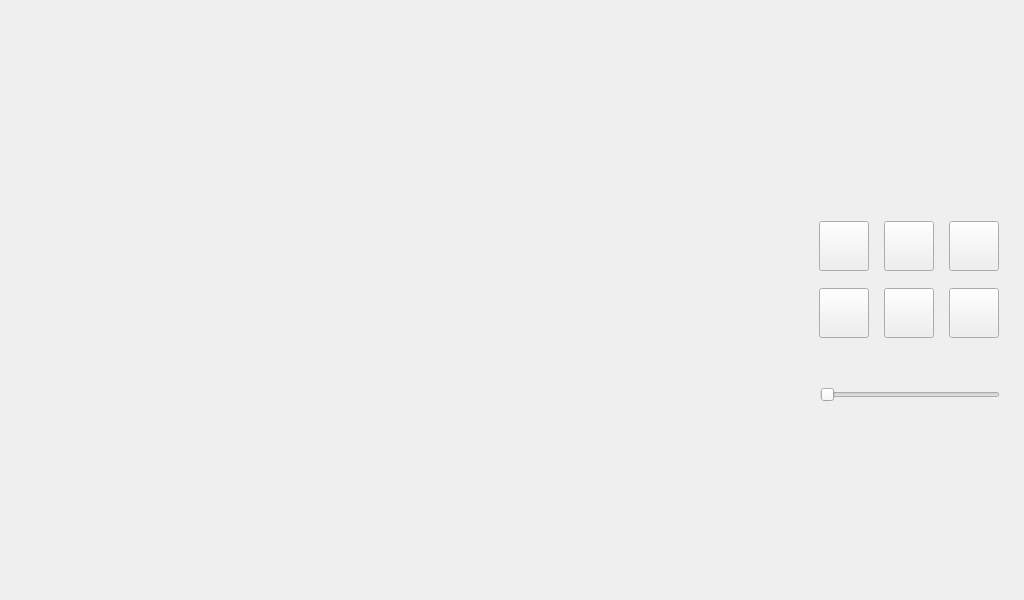
<?xml version="1.0" encoding="UTF-8"?>
<ui version="4.0">
 <class>ImageDecoration2</class>
 <widget class="QWidget" name="ImageDecoration2">
  <property name="geometry">
   <rect>
    <x>0</x>
    <y>0</y>
    <width>1024</width>
    <height>600</height>
   </rect>
  </property>
  <property name="windowTitle">
   <string>Form</string>
  </property>
  <widget class="QLabel" name="label">
   <property name="geometry">
    <rect>
     <x>0</x>
     <y>0</y>
     <width>1024</width>
     <height>600</height>
    </rect>
   </property>
   <property name="text">
    <string/>
   </property>
   <property name="pixmap">
    <pixmap resource="../../../../../../nfsroot/images/images.qrc">:/images/imagedecoration.png</pixmap>
   </property>
  </widget>
  <widget class="QPushButton" name="saveButton">
   <property name="geometry">
    <rect>
     <x>825</x>
     <y>510</y>
     <width>168</width>
     <height>56</height>
    </rect>
   </property>
   <property name="text">
    <string/>
   </property>
   <property name="icon">
    <iconset resource="../../../../../../nfsroot/images/images.qrc">
     <normaloff>:/images/paintdonebtn.png</normaloff>:/images/paintdonebtn.png</iconset>
   </property>
   <property name="iconSize">
    <size>
     <width>168</width>
     <height>56</height>
    </size>
   </property>
   <property name="flat">
    <bool>true</bool>
   </property>
  </widget>
  <widget class="QPushButton" name="undoButton">
   <property name="geometry">
    <rect>
     <x>825</x>
     <y>440</y>
     <width>80</width>
     <height>56</height>
    </rect>
   </property>
   <property name="text">
    <string/>
   </property>
   <property name="icon">
    <iconset resource="../../../../../../nfsroot/images/images.qrc">
     <normaloff>:/images/undo.png</normaloff>:/images/undo.png</iconset>
   </property>
   <property name="iconSize">
    <size>
     <width>80</width>
     <height>56</height>
    </size>
   </property>
   <property name="flat">
    <bool>true</bool>
   </property>
  </widget>
  <widget class="QPushButton" name="resetButton">
   <property name="geometry">
    <rect>
     <x>913</x>
     <y>440</y>
     <width>80</width>
     <height>56</height>
    </rect>
   </property>
   <property name="text">
    <string/>
   </property>
   <property name="icon">
    <iconset resource="../../../../../../nfsroot/images/images.qrc">
     <normaloff>:/images/reset.png</normaloff>:/images/reset.png</iconset>
   </property>
   <property name="iconSize">
    <size>
     <width>80</width>
     <height>56</height>
    </size>
   </property>
   <property name="flat">
    <bool>true</bool>
   </property>
  </widget>
  <widget class="QWidget" name="gridLayoutWidget">
   <property name="geometry">
    <rect>
     <x>810</x>
     <y>210</y>
     <width>200</width>
     <height>141</height>
    </rect>
   </property>
   <layout class="QGridLayout" name="gridLayout">
    <item row="0" column="0">
     <widget class="QPushButton" name="colorButton1">
      <property name="sizePolicy">
       <sizepolicy hsizetype="Fixed" vsizetype="Fixed">
        <horstretch>0</horstretch>
        <verstretch>0</verstretch>
       </sizepolicy>
      </property>
      <property name="minimumSize">
       <size>
        <width>50</width>
        <height>50</height>
       </size>
      </property>
      <property name="maximumSize">
       <size>
        <width>50</width>
        <height>50</height>
       </size>
      </property>
      <property name="text">
       <string/>
      </property>
      <property name="flat">
       <bool>false</bool>
      </property>
     </widget>
    </item>
    <item row="0" column="1">
     <widget class="QPushButton" name="colorButton2">
      <property name="sizePolicy">
       <sizepolicy hsizetype="Fixed" vsizetype="Fixed">
        <horstretch>0</horstretch>
        <verstretch>0</verstretch>
       </sizepolicy>
      </property>
      <property name="minimumSize">
       <size>
        <width>50</width>
        <height>50</height>
       </size>
      </property>
      <property name="maximumSize">
       <size>
        <width>50</width>
        <height>50</height>
       </size>
      </property>
      <property name="text">
       <string/>
      </property>
     </widget>
    </item>
    <item row="0" column="2">
     <widget class="QPushButton" name="colorButton3">
      <property name="sizePolicy">
       <sizepolicy hsizetype="Fixed" vsizetype="Fixed">
        <horstretch>0</horstretch>
        <verstretch>0</verstretch>
       </sizepolicy>
      </property>
      <property name="minimumSize">
       <size>
        <width>50</width>
        <height>50</height>
       </size>
      </property>
      <property name="maximumSize">
       <size>
        <width>50</width>
        <height>50</height>
       </size>
      </property>
      <property name="text">
       <string/>
      </property>
     </widget>
    </item>
    <item row="1" column="0">
     <widget class="QPushButton" name="colorButton4">
      <property name="sizePolicy">
       <sizepolicy hsizetype="Fixed" vsizetype="Fixed">
        <horstretch>0</horstretch>
        <verstretch>0</verstretch>
       </sizepolicy>
      </property>
      <property name="minimumSize">
       <size>
        <width>50</width>
        <height>50</height>
       </size>
      </property>
      <property name="maximumSize">
       <size>
        <width>50</width>
        <height>50</height>
       </size>
      </property>
      <property name="text">
       <string/>
      </property>
     </widget>
    </item>
    <item row="1" column="1">
     <widget class="QPushButton" name="colorButton5">
      <property name="sizePolicy">
       <sizepolicy hsizetype="Fixed" vsizetype="Fixed">
        <horstretch>0</horstretch>
        <verstretch>0</verstretch>
       </sizepolicy>
      </property>
      <property name="minimumSize">
       <size>
        <width>50</width>
        <height>50</height>
       </size>
      </property>
      <property name="maximumSize">
       <size>
        <width>50</width>
        <height>50</height>
       </size>
      </property>
      <property name="text">
       <string/>
      </property>
     </widget>
    </item>
    <item row="1" column="2">
     <widget class="QPushButton" name="colorButton6">
      <property name="sizePolicy">
       <sizepolicy hsizetype="Fixed" vsizetype="Fixed">
        <horstretch>0</horstretch>
        <verstretch>0</verstretch>
       </sizepolicy>
      </property>
      <property name="minimumSize">
       <size>
        <width>50</width>
        <height>50</height>
       </size>
      </property>
      <property name="maximumSize">
       <size>
        <width>50</width>
        <height>50</height>
       </size>
      </property>
      <property name="text">
       <string/>
      </property>
     </widget>
    </item>
   </layout>
  </widget>
  <widget class="QSlider" name="brushSizeSlider">
   <property name="geometry">
    <rect>
     <x>820</x>
     <y>380</y>
     <width>180</width>
     <height>29</height>
    </rect>
   </property>
   <property name="minimum">
    <number>1</number>
   </property>
   <property name="maximum">
    <number>20</number>
   </property>
   <property name="orientation">
    <enum>Qt::Horizontal</enum>
   </property>
  </widget>
  <widget class="QPushButton" name="basicPenButton">
   <property name="geometry">
    <rect>
     <x>825</x>
     <y>140</y>
     <width>80</width>
     <height>56</height>
    </rect>
   </property>
   <property name="text">
    <string/>
   </property>
   <property name="icon">
    <iconset resource="../../../../../../nfsroot/images/images.qrc">
     <normaloff>:/images/solidactive.png</normaloff>:/images/solidactive.png</iconset>
   </property>
   <property name="iconSize">
    <size>
     <width>80</width>
     <height>56</height>
    </size>
   </property>
   <property name="flat">
    <bool>true</bool>
   </property>
  </widget>
  <widget class="QPushButton" name="wormPenButton">
   <property name="geometry">
    <rect>
     <x>913</x>
     <y>140</y>
     <width>80</width>
     <height>56</height>
    </rect>
   </property>
   <property name="text">
    <string/>
   </property>
   <property name="icon">
    <iconset resource="../../../../../../nfsroot/images/images.qrc">
     <normaloff>:/images/dotinactive.png</normaloff>:/images/dotinactive.png</iconset>
   </property>
   <property name="iconSize">
    <size>
     <width>80</width>
     <height>56</height>
    </size>
   </property>
   <property name="flat">
    <bool>true</bool>
   </property>
  </widget>
  <widget class="QLabel" name="lblCanvas">
   <property name="geometry">
    <rect>
     <x>0</x>
     <y>0</y>
     <width>785</width>
     <height>600</height>
    </rect>
   </property>
   <property name="text">
    <string/>
   </property>
  </widget>
 </widget>
 <resources>
  <include location="../../../../../../nfsroot/images/images.qrc"/>
 </resources>
 <connections/>
</ui>
